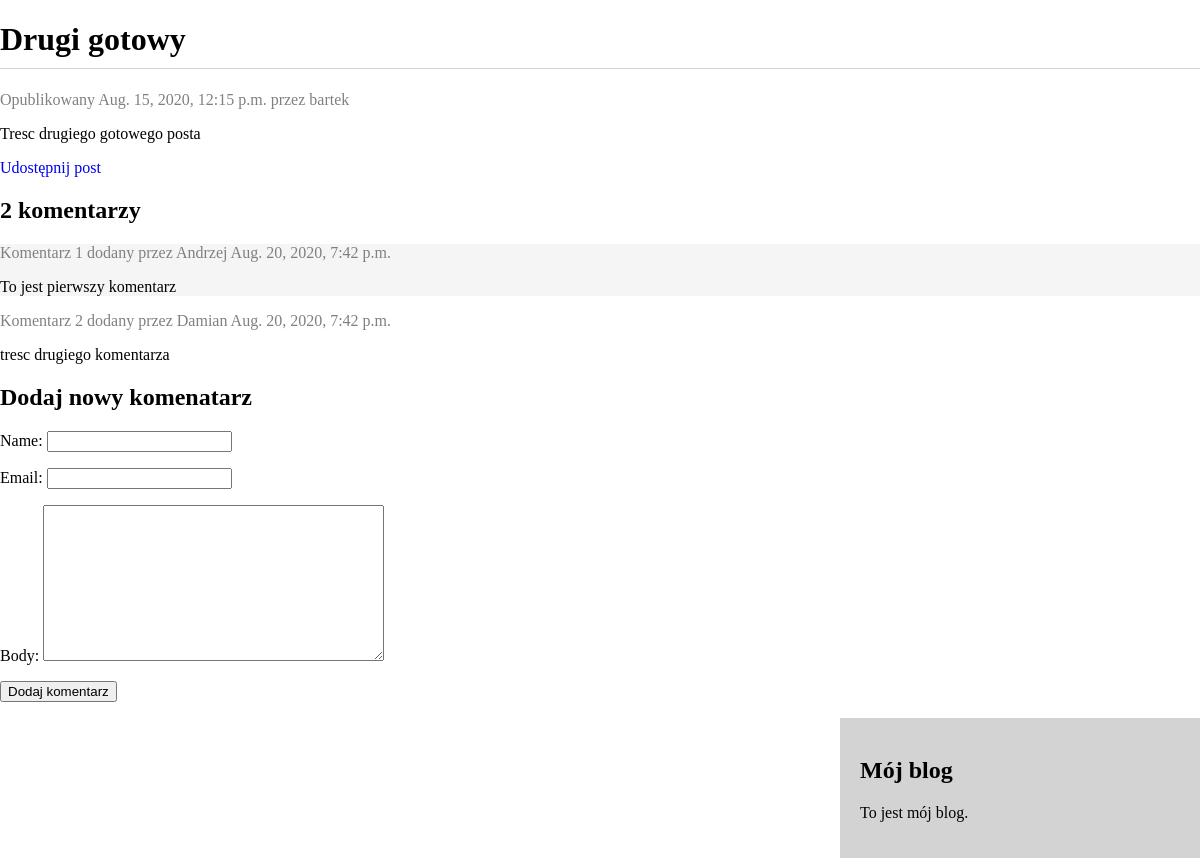
Page /blog/2020/08/15/drugi_gotowy/ on the committed database.
### blog/models.py (models this page shows, shortened)
class Post(models.Model):
    STATUS_CHOICES = (
        ('draft','Draft'),
        ('published', 'Published'),
    )
    title = models.CharField(max_length=250)
    slug = models.SlugField(max_length=250, unique_for_date='publish')
    author = models.ForeignKey(User, on_delete=models.CASCADE, related_name='blog_posts')
    body = models.TextField()
    publish = models.DateTimeField(default=timezone.now)
    created = models.DateTimeField(auto_now_add=True)
    updated = models.DateTimeField(auto_now=True)
    status = models.CharField(max_length=10, choices=STATUS_CHOICES, default='draft')
    objects = models.Manager()              #manager domyslny
    published = PublishedManager()          #manager niestandardowy
    tags = TaggableManager()
    class Meta:
        ordering = ('-publish',)

class Comment(models.Model):
    post = models.ForeignKey(Post, on_delete=models.CASCADE, related_name='comments')
    name = models.CharField(max_length=80)
    email = models.EmailField()
    body = models.TextField(max_length=500)
    created = models.DateTimeField(auto_now_add=True)
    updated = models.DateTimeField(auto_now=True)
    active = models.BooleanField(default=True)
    class Meta:
        ordering = ('created',)

### blog/views.py (the view)
# urls.py: path('<int:year>/<int:month>/<int:day>/<slug:post>/', views.post_detail, name='post_detail'),
def post_detail(request, year, month, day, post):
    post = get_object_or_404(Post, slug=post, status='published', publish__year=year, publish__month=month, publish__day=day)
    comments = post.comments.filter(active=True)
    if request.method == "POST":
        comment_form = CommentForm(data=request.POST)
        if comment_form.is_valid():
            new_comment = comment_form.save(commit=False)
            new_comment.post = post
            new_comment.save()
    else:
        comment_form = CommentForm()
    return render(request, 'blog/post/detail.html', {'post':post, 'comments':comments, "comment_form":comment_form})

### blog/forms.py
class CommentForm(forms.ModelForm):
    class Meta:
        model = Comment
        fields = ('name', 'email', 'body')

### blog/templates/blog/post/detail.html (shortened to what this page needs)
{% extends "blog/base.html" %}
{% block content %}
    <h1>{{ post.title }}</h1>
    <p class="date">
            Opublikowany {{ post.publish }} przez {{ post.author }}
    </p>
    {{ post.body|linebreaks }}
    <p>
        <a href="{% url 'blog:post_share' post.id %}">
            Udostępnij post
        </a>
    </p>
    {% with comments.count as total_comments %}
        <h2>
            {{ total_comments }} komentarz{{ total_comments|pluralize:"y" }}
        </h2>
    {% endwith %}
    {% for comment in comments %}
        <div class="comment">
          <p class="info">
              Komentarz {{ forloop.counter }} dodany przez {{ comment.name }}
              {{ comment.created }}
          </p>
            {{ comment.body|linebreaks}}
        </div>
    {% empty %}
    <p>Nie ma jeszcze żadnych komentarzy.</p>
    {% endfor %}
    {% if new_comment %}
        <h2>Twój komentarz został dodany.</h2>
    {% else %}
        <h2>Dodaj nowy komenatarz</h2>
        <form action="." method="post">
            {{ comment_form.as_p }}
            <p><input type="submit" value="Dodaj komentarz"></p>
        </form>
    {% endif %}
{% endblock %}

### blog/static/blog.css (style rules this page uses)
* { box-sizing:border-box; }
a { text-decoration: none; }
body, html { height: 100%; margin: 0; }
h1 { border-bottom: 1px solid lightgrey; padding-bottom: 10px; }
.date, .info { color: grey; }
.comment:nth-child(even) { background-color: whitesmoke; }

### rows in the picture
Post: title "Drugi gotowy", publish "Aug. 15, 2020, 12:15 p.m.", author "bartek", body "Tresc drugiego gotowego posta"
Comment: name "Andrzej", created "Aug. 20, 2020, 7:42 p.m.", body "To jest pierwszy komentarz"
Comment: name "Damian", created "Aug. 20, 2020, 7:42 p.m.", body "tresc drugiego komentarza"

### other values in the picture
{{ total_comments }} "2"
